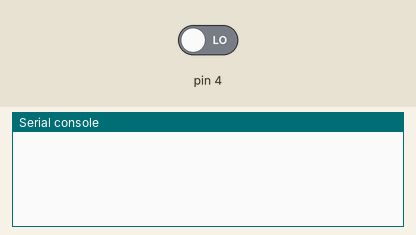
Recording of a program running on a simulated MicroPython board. On the bench: the last lines printed to the serial console. Inputs (shaded band) come from the test bench; at power-on: pin 4 LOW.

Above: at 1.2 s.
1.3 s: pin 4 driven HIGH
At 2.5 s:
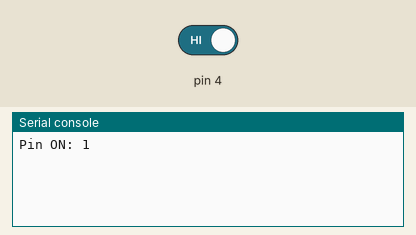
2.8 s: pin 4 driven LOW
At 3.9 s:
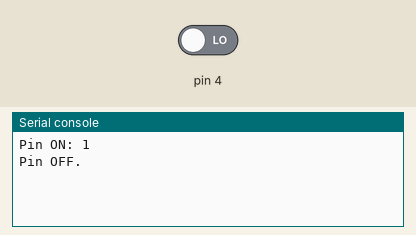

The program:

practice06-03.py
```python
from machine import Pin
import time

PIN_NO_SENSOR = 4  # センサのOUTと接続したGPIO

count = 0  # センサの反応した回数


def sensor_trigger(pin):
    """
    センサがONまたはOFFに遷移したときに、割り込み処理として呼ばれる

    Parameters
    ----------
    pin : Pin
        対象のGPIOピン
    """
    global count  # グローバルで変数を利用する宣言
    if pin.value() == 1:
        count = count + 1  # 反応した回数をインクリメント
        print(f'Pin ON: {count}')
    else:
        print('Pin OFF.')

    return


def set_trigger(pin_no):
    """
    対象のGPIOピンに割り込み処理を設定する

    Parameters
    ----------
    pin_no : int
        対象のGPIOピン番号
    """
    # GPIOピンの設定（例：GPIO 5）
    pin = Pin(pin_no, Pin.IN)
    # 割り込みの設定（ピンが立ち上がるときに割り込みを発生）
    pin.irq(trigger=Pin.IRQ_RISING | Pin.IRQ_FALLING, handler=sensor_trigger)

    return


if __name__ == "__main__":
    set_trigger(pin_no=PIN_NO_SENSOR)
    try:
        while True:
            time.sleep(1)
    except KeyboardInterrupt:  # Ctl-Cによる中断を検出
        print("例外'KeyboardInterrupt'を捕捉")
```

Measured:
- after the input at 1.3 s, the serial console: prints a new line at once (image 1)
- after the input at 2.8 s, the serial console: prints a new line at once (image 2)
